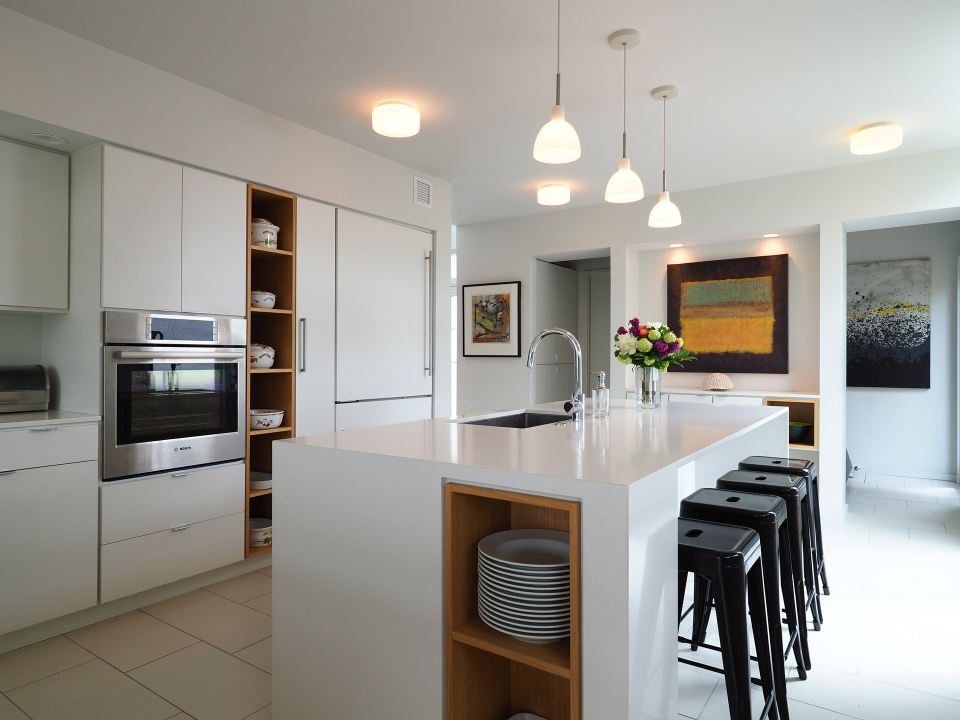
#> input picture test/media/group/1.jpg, 1920 x 1440 px (shown at 1/2 size); its folder holds 3 pictures in this run
$ jupyter execute --allow-errors edge_group.ipynb
#> lines starting #> are read from the running program, lines starting #| are printed output that depends on the picture
# Exposure Grouping

[cell 1]
from cv2 import GaussianBlur, Laplacian, CV_64F
from numpy import absolute, float64, interp, maximum, uint8, unique

def laplacian_of_gaussain (input):
    smooth = GaussianBlur(input, (3, 3), 0)
    response = Laplacian(smooth, CV_64F)
    return response

def histogram_match (input, target):
    # Source: https://stackoverflow.com/questions/32655686/histogram-matching-of-two-images-in-python-2-x
    s_values, bin_idx, s_counts = unique(input.ravel(), return_inverse=True, return_counts=True)
    t_values, t_counts = unique(target.ravel(), return_counts=True)
    s_quantiles = s_counts.cumsum().astype(float64)
    s_quantiles /= s_quantiles[-1]
    t_quantiles = t_counts.cumsum().astype(float64)
    t_quantiles /= t_quantiles[-1]
    interp_t_values = interp(s_quantiles, t_quantiles, t_values)
    result = interp_t_values[bin_idx].reshape(input.shape)
    return result

def equalized_exposure (image_a, image_b):
    std_a, std_b = image_a.std(), image_b.std()
    input, target = (image_a, image_b) if std_a < std_b else (image_b, image_a)
    matched = histogram_match(input, target).astype(uint8)
    return matched, target

def detail_delta (image_a, image_b):
    query, target = equalized_exposure(image_a, image_b)
    average = 0.5 * query + 0.5 * target
    input_response = laplacian_of_gaussain(target)
    average_response = laplacian_of_gaussain(average)
    input_response, average_response = absolute(input_response), absolute(average_response)
    delta = absolute(input_response - average_response).sum() / input_response.size
    return delta

## Images

[cell 2]
from cv2 import imread, resize, INTER_AREA

# Test images
images = [imread(f"../test/media/group/{i+1}.jpg", 0) for i in range(0, 24)]
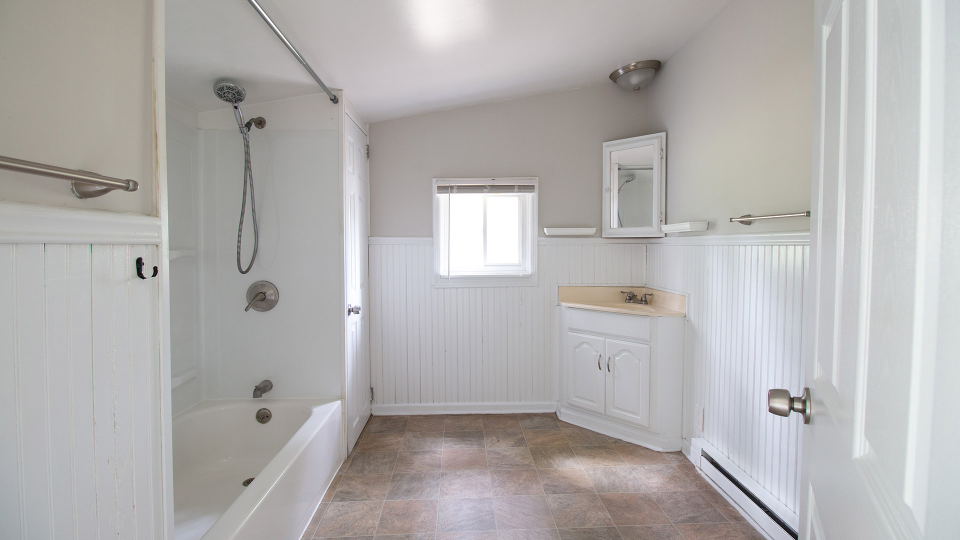
#> input picture test/media/group/11.jpg, 1920 x 1080 px (shown at 1/2 size)
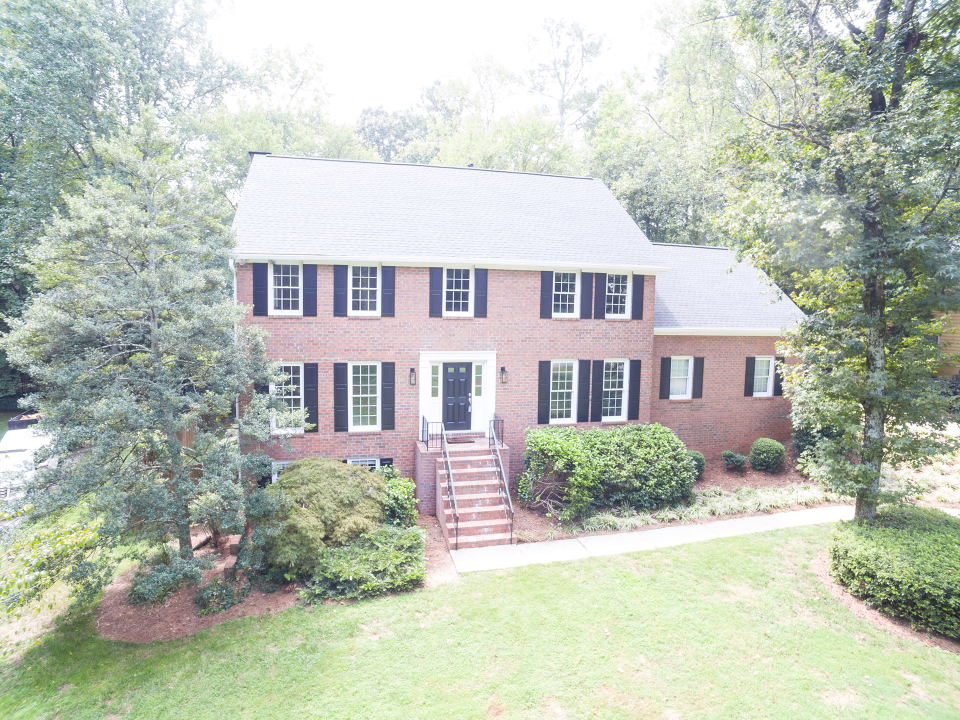
#> input picture test/media/group/21.jpg, 1920 x 1439 px (shown at 1/2 size)
#> images = 24 items
#> (the rest of this cell did not finish here and is left out)

[cell 3]
from cv2 import imread, resize, INTER_AREA

# Troon images
images = [imread(f"/Users/yusuf/Desktop/16 Troon Way/brackets/{i+1}.jpg", 0) for i in range(0, 108)]
#> images = 108 items
#> (the rest of this cell did not finish here and is left out)

## Algorithm

[cell 4]
from matplotlib import pyplot as plt

image_a, image_b = images[4], images[5]
#> (the rest of this cell did not finish here and is left out)

[cell 5]
from cv2 import Canny, GaussianBlur
from numpy import median

def auto_canny (image, sigma=0.33):
	# [4 lines of commented-out code are left out]
    image = GaussianBlur(image, (5, 5), 0)
    edges = Canny(image, 50, 150)
    return edges

[cell 6]
image_a, image_b, image_c = images[4], images[5], images[6]
#> (the rest of this cell did not finish here and is left out)

[cell 7]
def detail_intersection (image_a, image_b):
    # Equalize
    matched, target = equalized_exposure(image_a, image_b)
    # Compute edge intersection
    matched_edges, target_edges = auto_canny(matched), auto_canny(target)
    intersection = matched_edges & target_edges
    # Compute ratios
    ratio_a = intersection[matched_edges > 0].sum() / matched_edges[matched_edges > 0].sum()
    ratio_b = intersection[target_edges > 0].sum() / target_edges[target_edges > 0].sum()
    return max(ratio_a, ratio_b)

## Test

#> (a cell that did not finish here is left out)

[cell 9]
def group_exposures (images, min_similarity=0.35):
#> called with min_similarity = 0.35
    groups = []
    current_group = [images[0]]
    for i in range(1, len(images)):
        similarity = detail_intersection(images[i-1], images[i])
        if (similarity < min_similarity):
            groups.append(current_group)
            current_group = []
        current_group.append(images[i])
#> this loop made 1 pass
#> after the loop, groups = []
    groups.append(current_group)
    return groups
